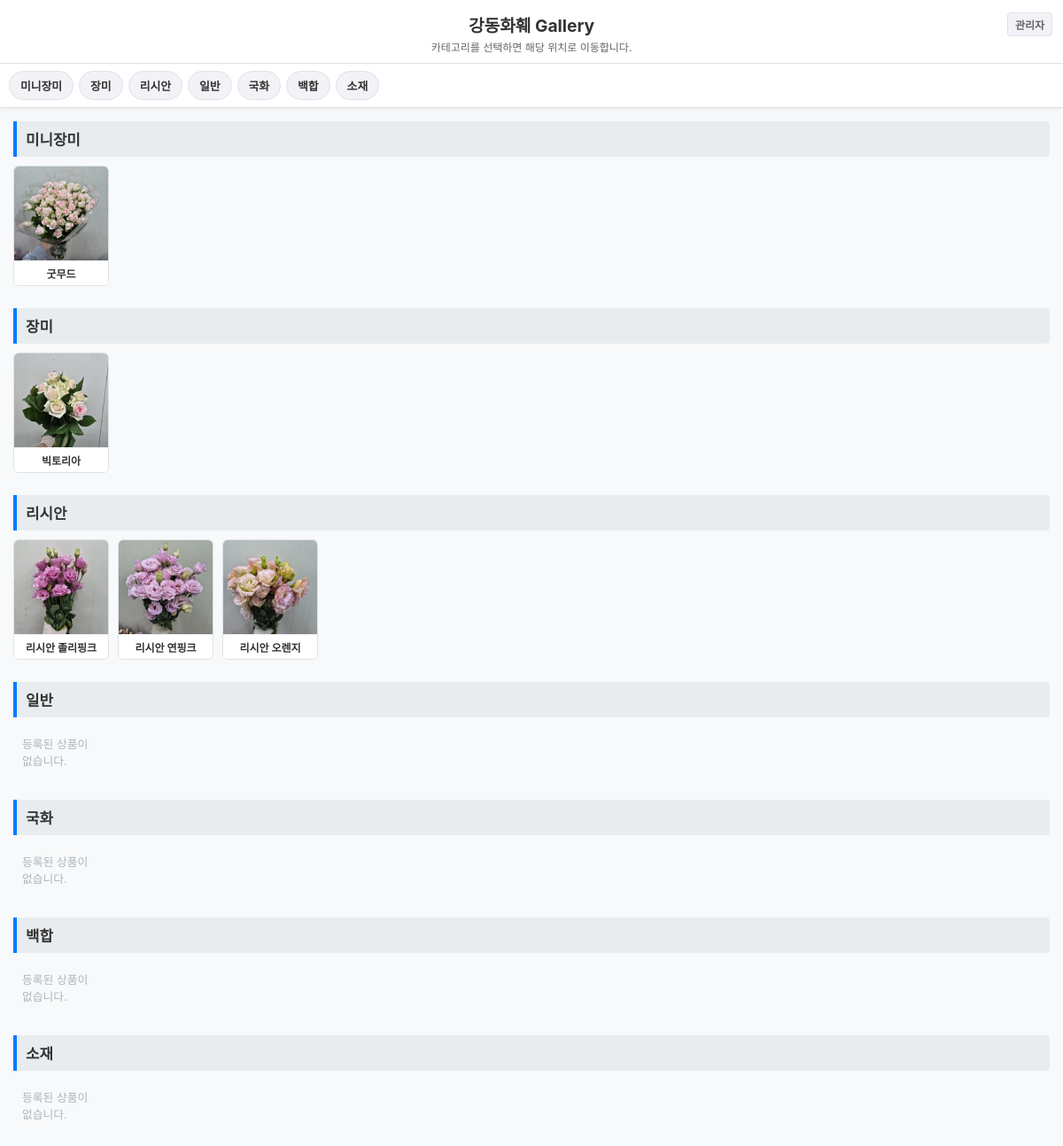
The app's page /, older data.
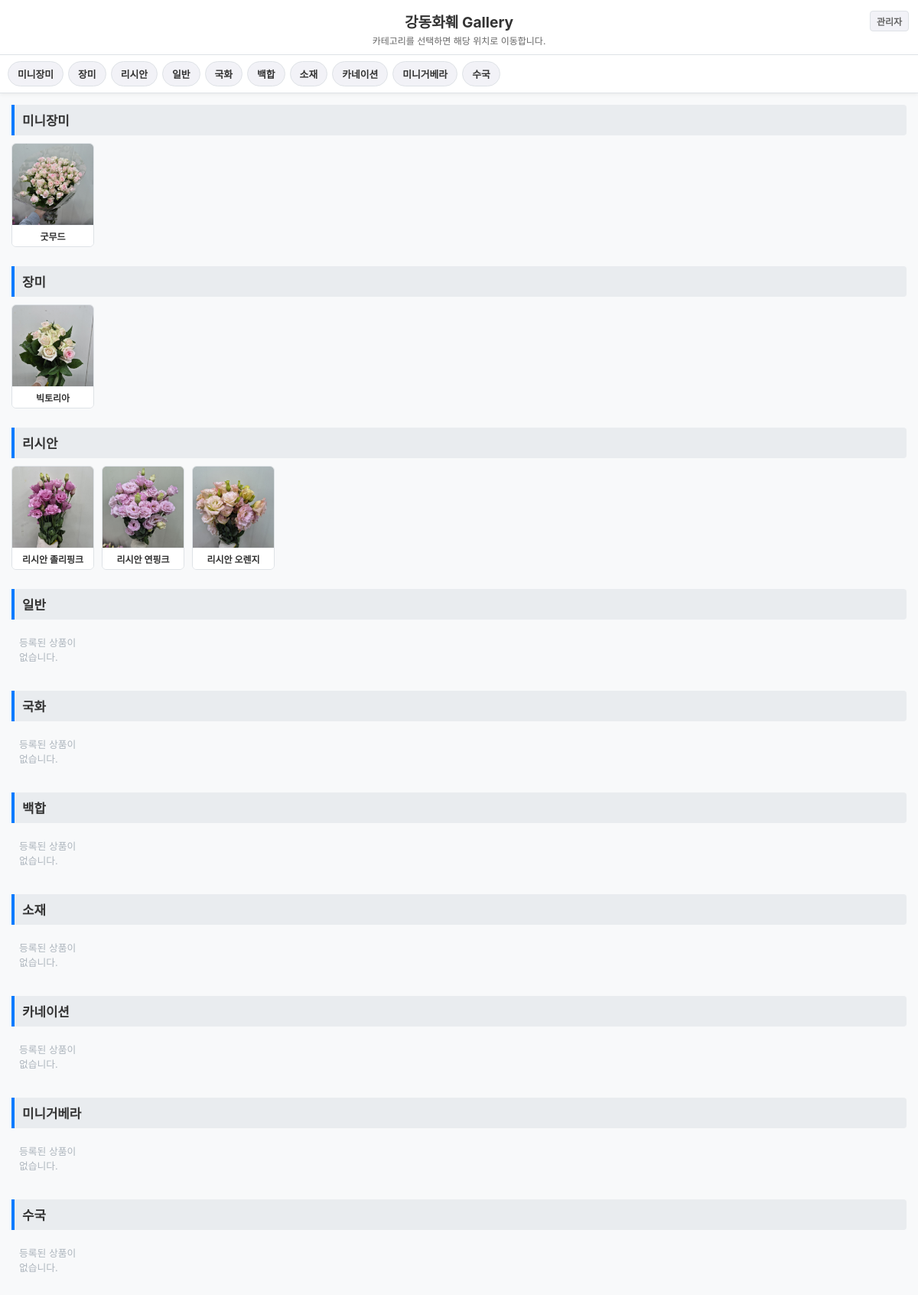
The same page, newer data.
### models.py (models this page shows)
class Category(Base):
    __tablename__ = "category"
    idx = Column(Integer, primary_key=True, autoincrement=True, index=True)
    name = Column(String, nullable=False)
    order_no = Column(Integer, default=0, index=True)  # 순서 정렬용 컬럼
    flowers = relationship("FlowerList", back_populates="category_rel")

class FlowerList(Base):
    __tablename__ = "flower_list"
    idx = Column(Integer, primary_key=True, autoincrement=True, index=True)
    update_date = Column(DateTime, server_default=func.now(), onupdate=func.now())
    category = Column(Integer, ForeignKey("category.idx", ondelete="SET NULL"), nullable=True)
    name = Column(String, nullable=False)
    name2 = Column(String, nullable=True)
    color = Column(String, nullable=True)
    price = Column(Integer, default=0)
    img_path = Column(String, nullable=True)
    view = Column(Integer, default=1)
    category_rel = relationship("Category", back_populates="flowers")

### main.py (the view)
@app.get("/", response_class=HTMLResponse)
def read_root(request: Request, db: Session = Depends(get_db)):
    categories = db.query(models.Category).order_by(models.Category.order_no.asc(), models.Category.idx.asc()).all()
    return templates.TemplateResponse(
        request=request,
        name="index.html",
        context={"categories": categories}
    )

### templates/index.html (shortened to what this page needs)
<!DOCTYPE html>
<html lang="ko">
<head>
</head>
<body>
    <div class="sticky-header">
        <header>
            <h1>강동화훼 Gallery</h1>
            <p>카테고리를 선택하면 해당 위치로 이동합니다.</p>
            <a href="/admin/flower" class="admin-link">관리자</a>
        </header>
        <nav class="category-bar">
            {% for category in categories %}
            <button onclick="scrollToCategory('cat-{{ category.idx }}', this)">
                {{ category.name }}
            </button>
            {% endfor %}
        </nav>
    </div>
    <div class="container">
        {% for category in categories %}
        <section id="cat-{{ category.idx }}" class="category-section">
            <div class="category-title">{{ category.name }}</div>
            <div class="gallery-grid">
                {% set visible_flowers = category.flowers | selectattr("view", "equalto", 1) | list %}
                {% if visible_flowers %}
                    {% for flower in visible_flowers %}
                    {% set display_title = flower.name ~ ((' ' ~ flower.name2) if flower.name2 else '') %}
                    <div class="flower-card" onclick="openImageViewer('/{{ flower.img_path }}', '{{ display_title }}')">
                        <div class="img-wrapper">
                            {% if flower.img_path %}
                            <img src="/{{ flower.img_path }}" alt="{{ display_title }}" loading="lazy">
                            {% else %}
                            <div class="no-img">준비중</div>
                            {% endif %}
                        </div>
                        <div class="card-info">
                            <span class="flower-name" title="{{ display_title }}">{{ display_title }}</span>
                        </div>
                    </div>
                    {% endfor %}
                {% else %}
                    <div class="empty-text">등록된 상품이 없습니다.</div>
                {% endif %}
            </div>
        </section>
        {% endfor %}
    </div>
</body>
</html>

Row changes from the older to the newer data that the page shows:
added Category: name "카네이션", shows "등록된 상품이 없습니다."
added Category: name "미니거베라", shows "등록된 상품이 없습니다."
added Category: name "수국", shows "등록된 상품이 없습니다."
